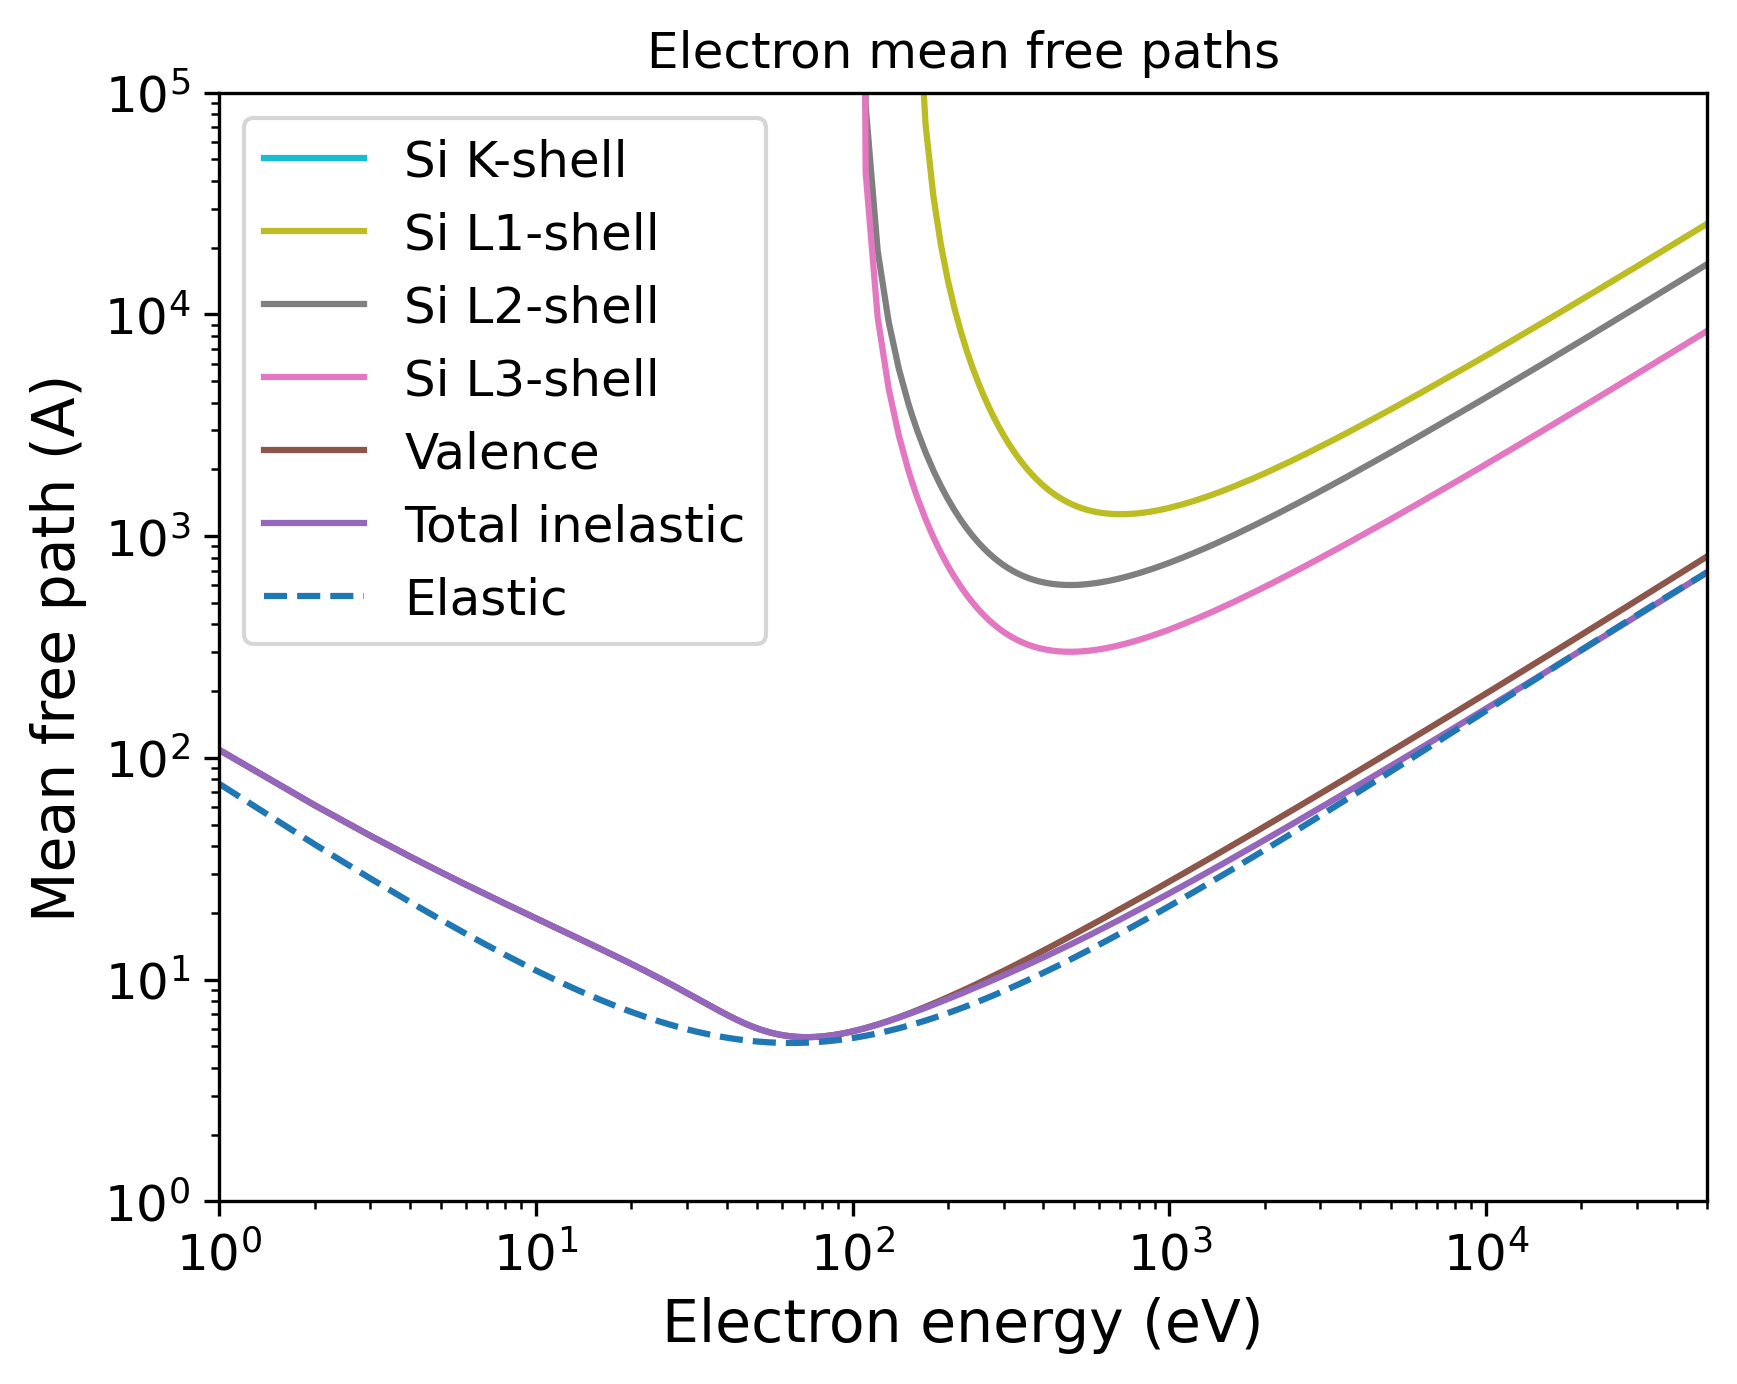

Generate this figure with Python:
import pandas as pd
import numpy as np
import matplotlib.pyplot as plt
import matplotlib.cm as cm
# Set the format:
plt.xlabel("Electron energy (eV)", fontsize=14)
plt.ylabel("Mean free path (A)", fontsize=14)
plt.xticks(fontsize=12)
plt.yticks(fontsize=12)
plt.grid(False)
# Set the axes:
# Read the output file:
df = pd.read_csv(r"OUTPUT_aSi_Electron_IMFP.dat", sep=r'\s+', header=None, comment="#", skipinitialspace=True)
plt.xscale("log")
plt.yscale("log")
# Prepare the plot:
columns_to_plot = [ 1, 2, 3, 4, 5, 6]
labels = [ "Si K-shell", "Si L1-shell", "Si L2-shell", "Si L3-shell", "Valence", "Total inelastic"]
# Create N distinct colors from a colormap
N = len(columns_to_plot)
colors = plt.cm.tab10(np.linspace(1, 0, 10))
# Set line styles:
linestyles = [ "-", "-", "-", "-", "-", "-"]
for i, col in enumerate(columns_to_plot):
    color = colors[i % len(colors)]
    ls    = linestyles[i % len(linestyles)]
    label = labels[i % len(labels)]
    plt.plot(df.iloc[:, 0], df.iloc[:, col],
    color=color,
    label=label,
    linestyle=ls)
# Add a curve from the second file
df2 = pd.read_csv(r"OUTPUT_aSi_Electron_EMFP.dat", sep=r'\s+', header=None, comment="#", skipinitialspace=True)
columns_to_plot2 = [ 2]
labels2 = [ "Elastic"]
# Create second part of the plot:
for col, label in zip(columns_to_plot2, labels2):
    plt.plot(df2.iloc[:, 0], df2.iloc[:, col], label=label, linestyle="--")
plt.xlim(1.00000000,50000.00000000)
plt.ylim(1.00000000,100000.00000000)
plt.title("Electron mean free paths")
plt.legend(loc="best", fontsize=12)
# Save the plot in this format:
plt.savefig("OUTPUT_MFP_electron.png", dpi=300, bbox_inches="tight")
